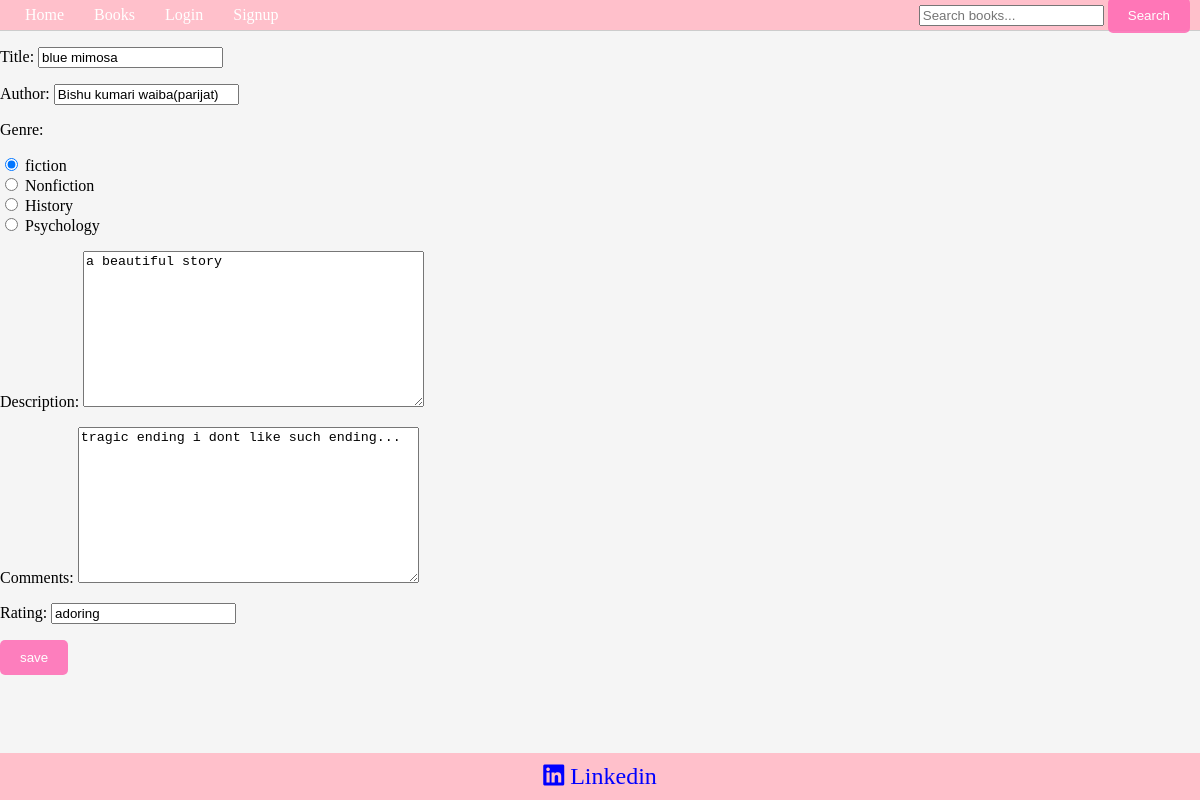
Page /update/9/ on the committed database.
### Book/models.py (models this page shows, shortened)
class Review(models.Model):
    Title=models.CharField( max_length=50)
    user=models.ForeignKey(User,on_delete=models.SET_NULL,null=True,blank=True)
    Author=models.CharField(max_length=50)
    Genre=models.CharField( max_length=100 ,choices=Genrechoice, default='Fiction')
    Description=models.TextField()
    Comments=models.TextField()
    Rating=models.CharField(max_length=100)

### Book/views.py (the view)
# urls.py: path('update/<int:pk>/',update, name='update'),
def update(request,pk):
   review=get_object_or_404(Review,pk=pk)
   if request.method=="POST":
      form=ReviewForm(request.POST,instance=review)
      if form.is_valid():
         form.save()
         return redirect('genre')
   else:
      form=ReviewForm(instance=review)
   return render(request,'Book/update.html',{'form':form})

### Book/forms.py
class ReviewForm(forms.ModelForm):
   class Meta:
      model=Review
      fields=['Title','Author','Genre','Description','Comments','Rating']
      widgets={
         'Title':forms.TextInput(attrs={'placeholder':'Enter your Book title'}),
         'Author':forms.TextInput(attrs={'placeholder':'Enter the Author name',}),
          'Genre':forms.RadioSelect(attrs={'class':'genre-select'}),
      }

### Book/templates/Book/update.html (shortened to what this page needs)
{% extends "Book/index.html" %}
{% block body %}
<div class="container">
    <form action="" method="POST" enctype="multipart/form-data">
        {{form.as_p}}
       <button type=submit>save</button>
</div>
{% endblock body %}

### static/Book/css/styles.css (style rules this page uses)
html ,body { background-color: whitesmoke; margin: 0; padding:0; }
button[type="submit"] { background-color:#ff69b4d8; color: white; padding: 10px 20px; border: none; border-radius: 5px; cursor: pointer; transition: background-color 0.3s ease; }

### Book/templates/Book/index.html (style rules this page uses)
body { padding-bottom: 50px; }

### rows in the picture
Review: Title "blue mimosa", Author "Bishu kumari waiba(parijat)", Genre "☑ fiction ☐ Nonfiction ☐ History ☐ Psychology", Description "a beautiful story", Comments "tragic ending i dont like such ending...", Rating "adoring"
